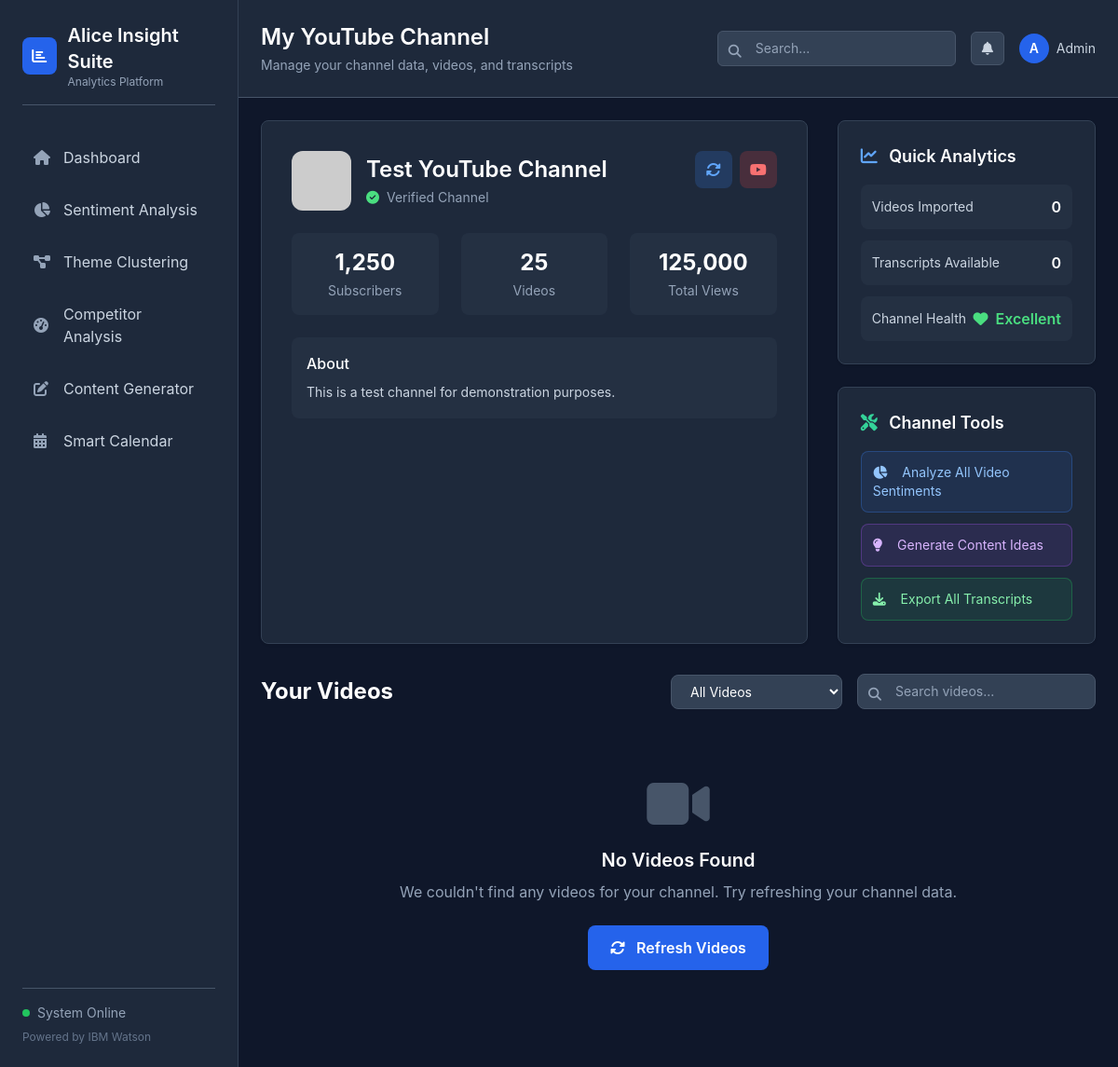
The app's page /my-channel (signed in) with its own data.
### tables this page shows
CREATE TABLE users (
            id INTEGER PRIMARY KEY AUTOINCREMENT,
            email TEXT UNIQUE NOT NULL,
            password_hash TEXT NOT NULL,
            channel_url TEXT,
            channel_id TEXT,
            channel_name TEXT,
            channel_subscriber_count INTEGER DEFAULT 0,
            channel_video_count INTEGER DEFAULT 0,
            channel_view_count INTEGER DEFAULT 0,
            channel_thumbnail TEXT,
            channel_description TEXT,
            channel_verified BOOLEAN DEFAULT 0,
            created_at TIMESTAMP DEFAULT CURRENT_TIMESTAMP,
            last_login TIMESTAMP,
            is_active BOOLEAN DEFAULT 1
        );

### app.py (the view)
@app.route('/my-channel')
@login_required
def my_channel():
    user_id = session['user_id']
    user = get_user_by_id(user_id)
    conn = get_db_connection()
    user_videos = conn.execute(
        'SELECT * FROM user_videos WHERE user_id = ? ORDER BY published_at DESC',
        (user_id,)
    ).fetchall()
    user_transcripts = conn.execute(
        'SELECT * FROM video_transcripts WHERE user_id = ?',
        (user_id,)
    ).fetchall()
    conn.close()
    return render_template('my_channel.html',
                         user=user,
                         user_videos=user_videos,
                         user_transcripts=user_transcripts)

### templates/my_channel.html (shortened to what this page needs)
{% extends "base.html" %}
{% block header %}My YouTube Channel{% endblock %}
{% block subtitle %}Manage your channel data, videos, and transcripts{% endblock %}
{% block content %}
{% if user and user.channel_verified %}
<div class="grid grid-cols-1 lg:grid-cols-3 gap-8 mb-8">
    <div class="lg:col-span-2 card p-8">
        <div class="flex items-start justify-between mb-6">
            <div class="flex items-center">
                <div class="w-16 h-16 rounded-xl overflow-hidden mr-4">
                    {% if user.channel_thumbnail %}
                    <img src="{{ user.channel_thumbnail }}" alt="Channel Thumbnail" class="w-full h-full object-cover">
                    {% else %}
                    <div class="w-full h-full bg-red-500/20 flex items-center justify-center">
                        <i class="fab fa-youtube text-red-400 text-2xl"></i>
                    </div>
                    {% endif %}
                </div>
                <div>
                    <h3 class="text-2xl font-semibold text-white mb-1">{{ user.channel_name or 'Your Channel' }}</h3>
                    <p class="text-slate-400 text-sm">
                        <i class="fas fa-check-circle text-green-400 mr-1"></i>
                        Verified Channel
                    </p>
                </div>
            </div>
            <div class="flex space-x-2">
                <button id="refresh-channel" class="w-10 h-10 rounded-lg bg-blue-500/20 flex items-center justify-center text-blue-400 hover:bg-blue-500/30 transition-colors duration-200" title="Refresh channel data">
                    <i class="fas fa-sync-alt"></i>
                </button>
                <a href="{{ user.channel_url }}" target="_blank" class="w-10 h-10 rounded-lg bg-red-500/20 flex items-center justify-center text-red-400 hover:bg-red-500/30 transition-colors duration-200" title="View on YouTube">
                    <i class="fab fa-youtube"></i>
                </a>
            </div>
        </div>
        <div class="grid grid-cols-3 gap-6">
            <div class="text-center p-4 rounded-lg bg-slate-700/30">
                <div class="text-2xl font-bold text-white mb-1">{{ "{:,}".format(user.channel_subscriber_count) if user.channel_subscriber_count else '0' }}</div>
                <div class="text-slate-400 text-sm">Subscribers</div>
            </div>
            <div class="text-center p-4 rounded-lg bg-slate-700/30">
                <div class="text-2xl font-bold text-white mb-1">{{ user.channel_video_count or '0' }}</div>
                <div class="text-slate-400 text-sm">Videos</div>
            </div>
            <div class="text-center p-4 rounded-lg bg-slate-700/30">
                <div class="text-2xl font-bold text-white mb-1">{{ "{:,}".format(user.channel_view_count) if user.channel_view_count else '0' }}</div>
                <div class="text-slate-400 text-sm">Total Views</div>
            </div>
        </div>
        {% if user.channel_description %}
        <div class="mt-6 p-4 rounded-lg bg-slate-700/30">
            <h4 class="text-white font-medium mb-2">About</h4>
            <p class="text-slate-300 text-sm leading-relaxed">{{ user.channel_description[:200] }}{% if user.channel_description|length > 200 %}...{% endif %}</p>
        </div>
        {% endif %}
    </div>
    <div class="space-y-6">
        <div class="card p-6">
            <h3 class="text-lg font-semibold text-white mb-4">
                <i class="fas fa-chart-line text-blue-400 mr-2"></i>
                Quick Analytics
            </h3>
            <div class="space-y-3">
                <div class="flex justify-between items-center p-3 rounded-lg bg-slate-700/30">
                    <span class="text-slate-300 text-sm">Videos Imported</span>
                    <span class="text-white font-semibold">{{ user_videos|length }}</span>
                </div>
                <div class="flex justify-between items-center p-3 rounded-lg bg-slate-700/30">
                    <span class="text-slate-300 text-sm">Transcripts Available</span>
                    <span class="text-white font-semibold">{{ user_transcripts|length }}</span>
                </div>
                <div class="flex justify-between items-center p-3 rounded-lg bg-slate-700/30">
                    <span class="text-slate-300 text-sm">Channel Health</span>
                    <span class="text-green-400 font-semibold">
                        <i class="fas fa-heart mr-1"></i>
                        Excellent
                    </span>
                </div>
            </div>
        </div>
        <div class="card p-6">
            <h3 class="text-lg font-semibold text-white mb-4">
                <i class="fas fa-tools text-emerald-400 mr-2"></i>
                Channel Tools
            </h3>
            <div class="space-y-3">
                <button id="analyze-all-videos" class="w-full p-3 rounded-lg bg-blue-500/10 border border-blue-500/30 text-blue-300 hover:bg-blue-500/20 transition-colors text-left text-sm">
                    <i class="fas fa-chart-pie mr-3"></i>
                    Analyze All Video Sentiments
                </button>
                <button id="generate-content-ideas" class="w-full p-3 rounded-lg bg-purple-500/10 border border-purple-500/30 text-purple-300 hover:bg-purple-500/20 transition-colors text-left text-sm">
                    <i class="fas fa-lightbulb mr-3"></i>
                    Generate Content Ideas
                </button>
                <button id="export-transcripts" class="w-full p-3 rounded-lg bg-green-500/10 border border-green-500/30 text-green-300 hover:bg-green-500/20 transition-colors text-left text-sm">
                    <i class="fas fa-download mr-3"></i>
                    Export All Transcripts
                </button>
            </div>
        </div>
    </div>
</div>
{% endif %}
<div class="mb-8">
    <div class="flex items-center justify-between mb-6">
        <h3 class="text-2xl font-bold text-white">Your Videos</h3>
        <div class="flex items-center space-x-4">
            <select id="video-filter" class="px-4 py-2 bg-slate-700 border border-slate-600 rounded-lg text-white text-sm focus:outline-none focus:ring-2 focus:ring-blue-500">
                <option value="all">All Videos</option>
            </select>
            <div class="relative">
                <input type="text" id="video-search" placeholder="Search videos..."
                       class="pl-10 pr-4 py-2 bg-slate-700 border border-slate-600 rounded-lg text-white placeholder-slate-400 text-sm focus:outline-none focus:ring-2 focus:ring-blue-500 w-64">
                <i class="fas fa-search absolute left-3 top-3 text-slate-400 text-sm"></i>
            </div>
        </div>
    </div>
    {% if user_videos %}
    <div id="videos-grid" class="grid grid-cols-1 md:grid-cols-2 lg:grid-cols-3 xl:grid-cols-4 gap-6">
        {% for video in user_videos %}
        <div class="video-card card overflow-hidden hover:shadow-xl transition-all duration-300 transform hover:-translate-y-1" data-video-id="{{ video.video_id }}">
            <div class="relative aspect-video bg-slate-700">
                {% if video.thumbnail_url %}
                <img src="{{ video.thumbnail_url }}" alt="Video Thumbnail" class="w-full h-full object-cover">
                {% else %}
                <div class="w-full h-full flex items-center justify-center">
                    <i class="fas fa-play-circle text-slate-500 text-4xl"></i>
                </div>
                {% endif %}
                <div class="absolute bottom-2 right-2">
                    <div class="flex space-x-1">
                        {% set transcript_available = user_transcripts|selectattr("video_id", "equalto", video.video_id)|list %}
                        {% if transcript_available %}
                        <span class="px-2 py-1 bg-green-500/80 text-white text-xs rounded-full">
                            <i class="fas fa-closed-captioning"></i>
                        </span>
                        {% endif %}
                        <span class="px-2 py-1 bg-black/80 text-white text-xs rounded-full">
                            {{ "{:,}".format(video.view_count) if video.view_count else '0' }} views
                        </span>
                    </div>
                </div>
            </div>
            <div class="p-4">
                <h4 class="text-white font-medium mb-2 line-clamp-2 leading-tight">{{ video.title }}</h4>
                <div class="flex items-center justify-between text-xs text-slate-400 mb-3">
                    <span>{{ video.published_at[:10] if video.published_at else 'No date' }}</span>
                    <span>{{ video.comment_count or '0' }} comments</span>
                </div>
                <div class="flex space-x-2">
                    <button onclick="viewVideoDetails('{{ video.video_id }}')"
                            class="flex-1 px-3 py-2 bg-blue-500/20 text-blue-300 rounded-lg hover:bg-blue-500/30 transition-colors text-xs">
                        <i class="fas fa-eye mr-1"></i>
                        Details
                    </button>
                    <button onclick="analyzeVideo('{{ video.video_id }}')"
                            class="flex-1 px-3 py-2 bg-green-500/20 text-green-300 rounded-lg hover:bg-green-500/30 transition-colors text-xs">
                        <i class="fas fa-chart-pie mr-1"></i>
                        Analyze
                    </button>
                </div>
            </div>
        </div>
        {% endfor %}
    </div>
    {% else %}
    <div class="text-center py-12">
        <i class="fas fa-video text-6xl text-slate-600 mb-4"></i>
        <h4 class="text-xl font-semibold text-white mb-2">No Videos Found</h4>
        {% if user and user.channel_verified %}
        <p class="text-slate-400 mb-6">We couldn't find any videos for your channel. Try refreshing your channel data.</p>
        <button id="refresh-videos" class="px-6 py-3 bg-blue-600 hover:bg-blue-700 text-white font-semibold rounded-lg transition-colors">
            <i class="fas fa-sync-alt mr-2"></i>
            Refresh Videos
        </button>
        {% else %}
        <p class="text-slate-400">Connect your YouTube channel to import your videos and transcripts.</p>
        {% endif %}
    </div>
    {% endif %}
</div>
{% endblock %}

### records on screen
users: channel_name "Test YouTube Channel", channel_subscriber_count "1,250", channel_video_count "25", channel_view_count "125,000", channel_description "This is a test channel for demonstration purposes."

### other values on screen
{{ user_videos|length }} "0"
{{ user_transcripts|length }} "0"
